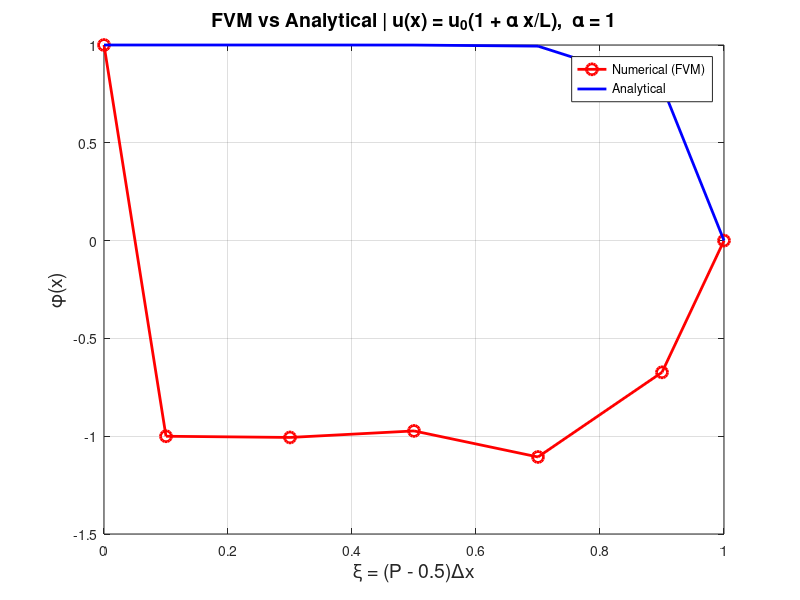

Here is the MATLAB script that generated this plot:
clc; clear; close all;

% --- Parameters ---
L = 1.0;         % Length of domain (m)
Gamma = 0.1;     % Diffusion coefficient (kg/m/s)
rho = 1.0;       % Density (kg/m³)
u0 = 1.0;        % Base velocity (m/s)
alpha = 1.0;     % Linear growth factor for u(x)
N = 5;           % Number of control volumes
dx = L / N;      % Width of control volume

% Discretize space
x_nodes = ((1:N) - 0.5) * dx;   % Cell center positions
phi_A = 1;                      % Left BC
phi_B = 0;                      % Right BC

% Initialize matrix system
A = zeros(N, N);
B = zeros(N, 1);

% Loop over all nodes
for i = 1:N
    % Cell center
    x_i = x_nodes(i);

    % Face positions
    x_W = x_i - dx / 2;
    x_E = x_i + dx / 2;

    % Velocity at faces
    u_W = u0 * (1 + alpha * x_W / L);
    u_E = u0 * (1 + alpha * x_E / L);
    u_P = u0 * (1 + alpha * x_i / L);

    % Mass flux at faces
    F_W = rho * u_W;
    F_E = rho * u_E;
    F = rho*u_P;

    % Diffusion coefficients
    D_W = Gamma / dx;
    D_E = Gamma / dx;
    D   = Gamma / dx;

    if i == 1
        % Left boundary node
        a_E = D_E - F_E / 2;
        a_P = a_E + -2*D-F;
        A(i, i) = a_P;
        A(i, i+1) = -a_E;
        B(i) = (2*D + F) * phi_A;

    elseif i == N
        % Right boundary node
        a_W = D_W + F_W / 2;
        a_P = a_W + -2*D +F;
        A(i, i) = a_P;
        A(i, i-1) = -a_W;
        B(i) = (2*D - F) * phi_B;

    else
        % Internal node
        a_W = D_W + F_W / 2;
        a_E = D_E - F_E / 2;
        a_P = a_W + a_E;
        A(i, i) = a_P;
        A(i, i-1) = -a_W;
        A(i, i+1) = -a_E;
        B(i) = 0;
    end
end

% Solve the system
phi_numerical = A \ B;

% --- Analytical Solution (Approximate using Integration) ---
% Define u(x), and solve ODE: d/dx(rho u(x) phi) = d/dx(Gamma dphi/dx)
% For variable u(x), use integrating factor method

% Create fine mesh for analytical solution
P = 1:N; % Node indices
x_P = (P - 0.5) * dx;  % Apply x_P = x_0 + (P - 1/2) * dx

% Include boundary points
x_analytical = [0, x_P, L];
u_x = u0 * (1 + alpha * x_analytical / L);


% Compute integrating factor:
% φ(x) = 1 - ∫₀ˣ μ(s) ds / ∫₀ᴸ μ(s) ds
mu = @(s) exp(rho / Gamma * (u0 * (s + alpha * s.^2 / (2*L))));
integral_mu = cumtrapz(x_analytical, mu(x_analytical));
total_mu = integral_mu(end);
phi_analytical = 1 - integral_mu / total_mu;

phi_FVM_Num_full = [phi_A;phi_numerical;phi_B];
% --- Plot ---
figure;
plot(x_analytical, phi_FVM_Num_full, 'ro-', 'LineWidth', 2, 'MarkerSize', 8); hold on;
plot(x_analytical, phi_analytical, 'b-', 'LineWidth', 2);
xlabel('\xi = (P - 0.5)\Deltax', 'FontSize', 14);
ylabel('\phi(x)', 'FontSize', 14);
title(['FVM vs Analytical | u(x) = u_0(1 + \alpha x/L),  \alpha = ', num2str(alpha)], 'FontSize', 14);
legend('Numerical (FVM)', 'Analytical');
grid on;
